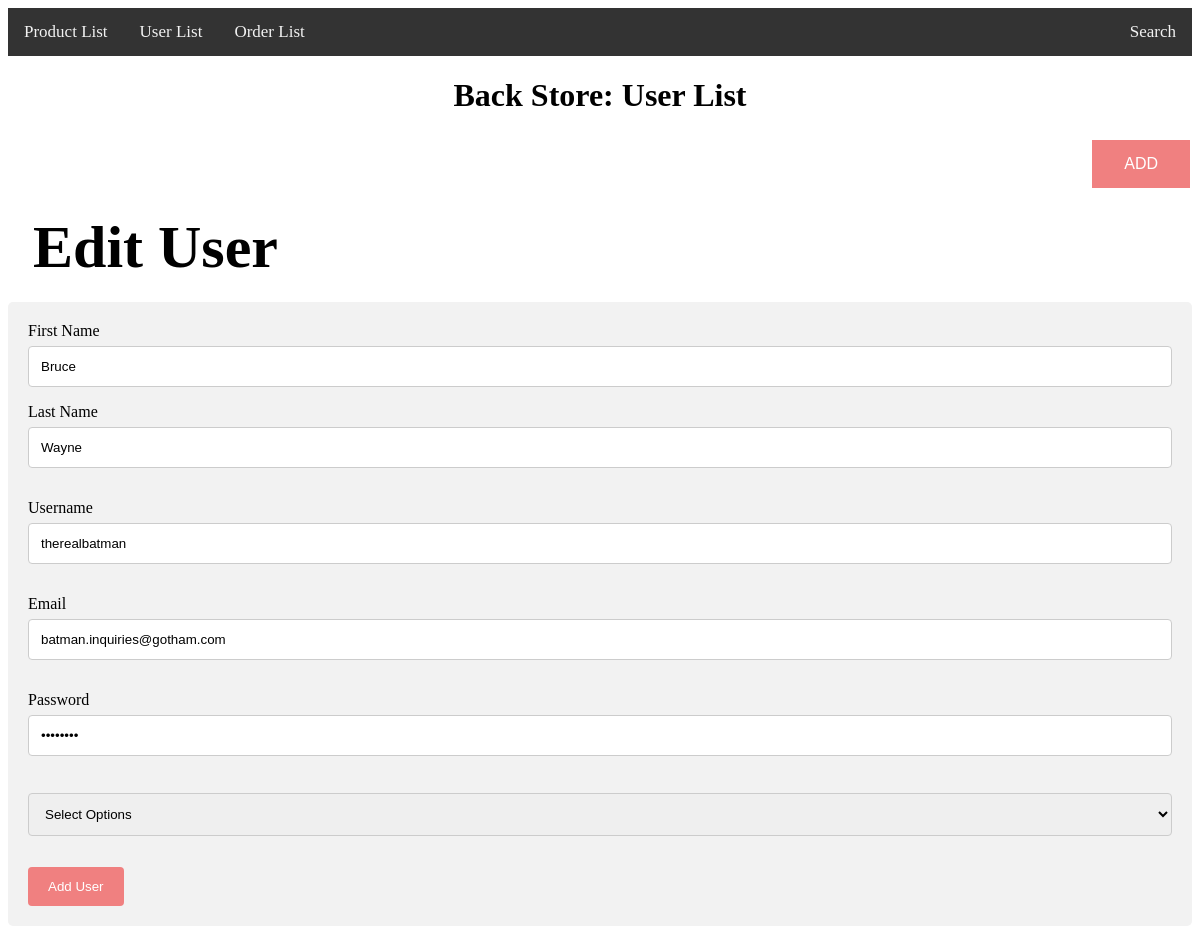
The app's page /verdi/P9_admin.php?source=edit_user&edit_user=4 with its own data.
### tables this page shows
CREATE TABLE `users` (
  `user_id` int(3) NOT NULL,
  `user_name` varchar(255) NOT NULL,
  `user_password` varchar(255) NOT NULL,
  `user_firstname` varchar(255) NOT NULL,
  `user_lastname` varchar(255) NOT NULL,
  `user_email` varchar(255) NOT NULL,
  `user_image` text NOT NULL,
  `user_role` varchar(255) NOT NULL,
  `extra` varchar(255) NOT NULL
);

### verdi/include/P10_edit_user.php (the view, shortened to what this page needs)
<!DOCTYPE html>
<html lang="en">
<head>
    <link rel="stylesheet" href="MyStyleB.css">
</head>
<body>
    <div>
        <h2>Edit User</h2>
    </div>
    <div class="container">
    <?php
if(isset($_GET['edit_user'])){
    $the_user_id = $_GET['edit_user'];
    $query = "SELECT * FROM users WHERE user_id = $the_user_id ";
$select_users_query = mysqli_query($connection, $query);
while($row = mysqli_fetch_assoc($select_users_query)){
    $user_name = $row['user_name'];
    $user_password = $row['user_password'];
    $user_firstname = $row['user_firstname'];
    $user_lastname = $row['user_lastname'];
    $user_email = $row['user_email'];
    $user_role = $row['user_role'];
}
}
    ?>
        <form action="" method="post" enctype="multipart/form-data">
            <label for="fname">First Name</label>
            <input type="text" id="fname" value="<?php echo $user_firstname;?>" name="user_firstname" placeholder="i.e: Diana">
            <div>
                <label for="lname">Last Name</label>
                <input type="text" id="lname" name="user_lastname" value="<?php echo $user_lastname;?>" placeholder="i.e: Prince">
            </div>
            <div style="margin-top: 15px;">
                <label for="country">Username</label>
                <input type="text" id="lname" name="user_name" value="<?php echo $user_name;?>" placeholder="therealwonderwoman">
            </div>
            <div style="margin-top: 15px;">
            <label for="subject">Email </label>
            <input type="email" id="lname" name="user_email" value="<?php echo $user_email;?>" placeholder="wonderwoman.biz@yahoo.com">
            </div>
          <div style="margin-top: 15px;">
          <label for="country">Password</label>
            <input type="password" id="lname" name="user_password" value="<?php echo $user_password;?>" placeholder="">
          </div>
          <div style="margin-top: 15px;">
                <select name="user_role" value="<?php echo $user_role;?>" id="lname">
                    <option value="customer">Select Options</option>
                </select>
            </div>
            <input style="margin-top: 15px;" type="submit" name="edit_user" value="Add User">
        </form>
    </div>
</body>
</html>

### verdi/include/P10_edit_user.php (style rules this page uses)
h2 { font-family: Georgia, 'Times New Roman', Times, serif; text-align: left; font-size: 60px; line-height: 60px; margin: 25px; }
input[type=text], select, textarea { width: 100%; padding: 12px; border: 1px solid #ccc; border-radius: 4px; box-sizing: border-box; margin-top: 6px; margin-bottom: 16px; resize: vertical }
input[type=email], select, textarea { width: 100%; padding: 12px; border: 1px solid #ccc; border-radius: 4px; box-sizing: border-box; margin-top: 6px; margin-bottom: 16px; resize: vertical }
input[type=password], select, textarea { width: 100%; padding: 12px; border: 1px solid #ccc; border-radius: 4px; box-sizing: border-box; margin-top: 6px; margin-bottom: 16px; resize: vertical }
input[type=submit] { background-color: rgb(240, 128, 128); color: white; padding: 12px 20px; border: none; border-radius: 4px; cursor: pointer; }
.container { border-radius: 5px; background-color: #f2f2f2; padding: 20px; }

### records on screen
users: user_firstname "Bruce", user_lastname "Wayne", user_name "therealbatman", user_email "batman.inquiries@gotham.com", user_role "Select Options"
